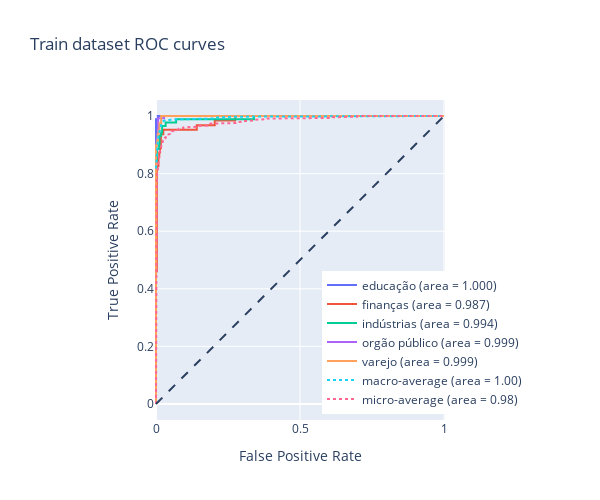
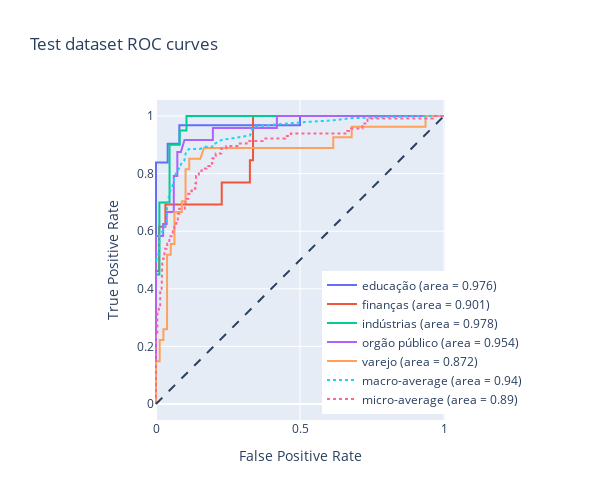

The cell these charts' notebook holds for them, in order:
### Code cell
plot_multiclass_roc_auc(fpr_train, trp_train, roc_auc_train, labels, title='Train dataset').show()
plot_multiclass_roc_auc(fpr_test, trp_test, roc_auc_test, labels, title='Test dataset').show()
